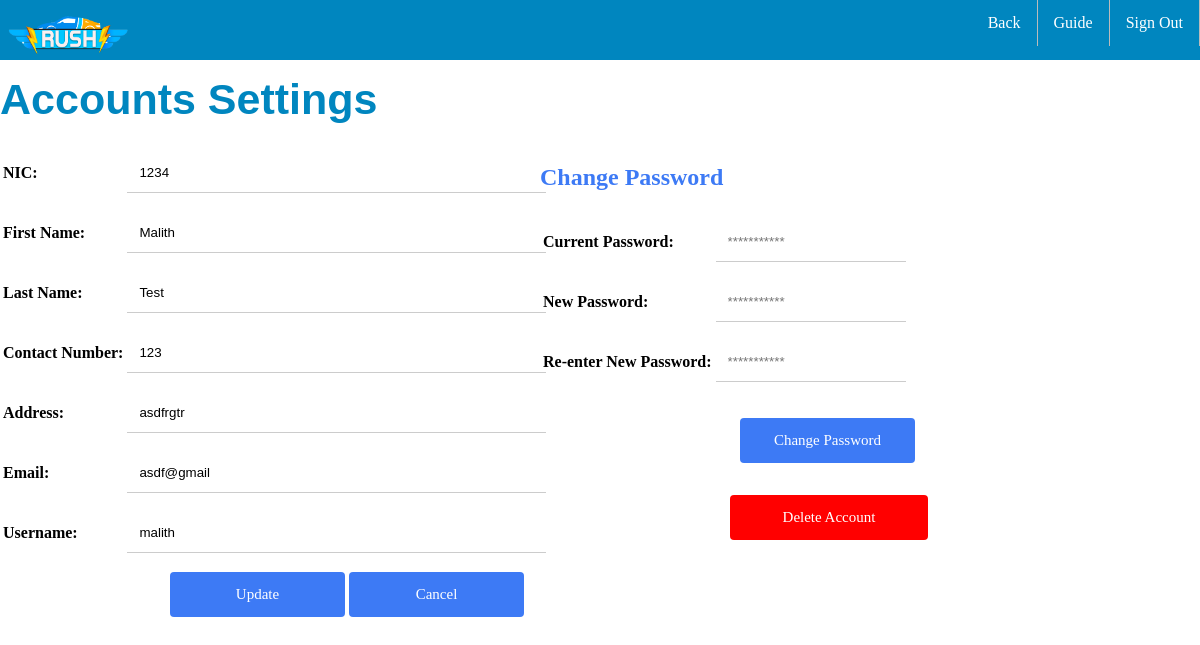
The app's page /Rider/RiderSettings.php (signed in) with its own data.
### tables this page shows
CREATE TABLE `rider_det` (
  `RID` int(5) NOT NULL,
  `Rnic` varchar(13) NOT NULL,
  `Rfname` varchar(50) NOT NULL,
  `Rlname` varchar(50) NOT NULL,
  `Rtelno` varchar(12) NOT NULL,
  `Radrs` varchar(150) DEFAULT NULL,
  `Remail` varchar(100) NOT NULL,
  `Runame` varchar(50) NOT NULL,
  `Rpswrd` varchar(50) NOT NULL,
  `is_deleted` varchar(3) NOT NULL
);

### Rider/RiderSettings.php (the view, shortened to what this page needs)
<?php
include "../conn.php";
$Runame = $_SESSION['uname'];
$query = mysqli_query($conn, "SELECT * FROM  rider_det WHERE Runame='$Runame'") or die("echo(mysqli_error())");
$row = mysqli_fetch_array($query);
?>
<html>
<head>
<link rel="stylesheet" href="../css/driverexternal1.css">
</head>
<body>
	<div>
		<ul>
			<li style="float:right"><a href="../logout.php">Sign Out</a></li>
			<li style="float:right"><a href="./FAQ.php">Guide</a></li>
			<li style="float:right"><a href="./RenterDashBoard.php">Back</a></li>
			<li style="float:left"><img src="../img/rushlogo2.png" alt="logo" height="7%"></li>
		</ul>
	</div>
<div class="left" style="float:left; width:100%">
<h1>Accounts Settings</h1><br />
<form method="post" class="data" action="updaterid.php">
<table border=0>
<tr>
<td>
NIC:</td><td>
<input type="text" id="Rnic" name="Rnic" size=12 placeholder="NIC number..." value="<?php echo $row['Rnic']; ?>" ><br /></td></tr>
<tr>
<td>
First Name:</td><td>
<input type="text" id="Rfname" name="Rfname" size=15 placeholder="First name..." value="<?php echo $row['Rfname']; ?>" ><br /></td></tr>
<tr>
<td>
Last Name:</td><td>
<input type="text" id="Rlname" name="Rlname" size=20 placeholder="Last name..." value="<?php echo $row['Rlname']; ?>" ><br /></td></tr>
<tr>
<td>
Contact Number:</td><td>
<input type="text" id="Rtelno" name="Rtelno" size=10 placeholder="Contact number..." value="<?php echo $row['Rtelno']; ?>"><br /></td></tr>
<tr>
<td>
Address:</td><td>
<input type="text" id="Raddress" name="Raddress" size=50 placeholder="Home address..." value="<?php echo $row['Radrs']; ?>"><br /></td></tr>
<tr>
<td>
Email:</td><td>
<input type="text" id="Remail" name="Remail" size=40 placeholder="Email address..." value="<?php echo $row['Remail'];  ?>"  ><br /></td></tr>
<tr>
<td>
Username:</td><td>
<input type="text" id="Runame" name="Runame" size=40 placeholder="Username..." value="<?php echo $row['Runame'];; ?>" readonly><br /></td></tr>
</table>
<input type="submit" name="submitbutton1" Value="Update" style="width:175px; margin-left:170px;">
<input type="submit" value="Cancel" style="width:175px;">
</form>
</div>
<div class="right" style="margin-top:7%; float: left;
  right: 0px;  width: 55%;">
<h2 style="color:#3D7AF5;">Change Password</h2>
	<form method="post" class="data" action="changepass.php">
		<table >
			<tr>
				<td>
					Current Password:</td>
				<td>
					<input type="password" id="Ropass" name="Ropass" minlength="4" placeholder="***********"></td></tr>
				<td>
					New Password:</td>
				<td>
					<input type="password" id="Rnpass" name="Rnpass" minlength="4" placeholder="***********"></td></tr>
				<tr>
				<td>
					Re-enter New Password:</td>
				<td>
					<input type="password" id="Repass" name="Repass" minlength="4"  placeholder="***********"></td></tr>
		</table>
		<input type="submit" name="submitbutton1" Value="Change Password" style="width:175px; margin-left:200px; margin-top:25px;">
	</form>
	<form method="post" action="deleterider.php">
<input type="submit" name="submitbutton1" Value="Delete Account" style="background-color: red; margin-left:190px;">
</form>
</div>
</body>
</html>

### css/driverexternal1.css (style rules this page uses)
body { margin-top: 0px; margin-bottom: 0px; padding-bottom: -10%; margin-left: 0px; margin-right: 0px; }
h1 { padding-top:15px; margin: 0px; font-family: Trebuchet MS,Helvetica Neu,Helvetica, Arial, sans-serif; font-size:43px; color:#0086bf; }
.left { position: absolute; text-align:left; height:100%; }
.right { position: absolute; margin-left: 100px; border: none; padding: 0px; }
input[type=text], input[type=password] { width:95%; padding: 12px; margin: 8px 0; display: inline-block; border: 1px solid #ccc; display: inline-block; text-align: left; border-radius: 0px; box-sizing: border-box; border-top-style: hidden; border-right-style: hidden; border-left-style: hidden; border-bottom-style: groove; outline: none; }
input[type=submit], input[type=reset] { width: 30%; background-color: #3D7AF5; color: white; padding: 14px 20px; margin: 8px 0; border: none; border-radius: 4px; font-family: Trebuchet MS; font-size:15px; cursor: pointer; text-align:center; }
tr, td { font-family:Trebuchet MS; font-weight: bold; }
ul { list-style-type: none; margin: 0; padding: 0; overflow: hidden; background-color: #0086bf; font-family:Trebuchet MS; }
li { float: left; border-right:1px solid #bbb; }
li:last-child { border-right: none; }
li a { display: block; color: white; text-align: center; padding: 14px 16px; text-decoration: none; }

### records on screen
rider_det: Rnic "1234", Rfname "Malith", Rlname "Test", Rtelno "123", Raddress "asdfrgtr", Remail "asdf@gmail", Runame "malith"
